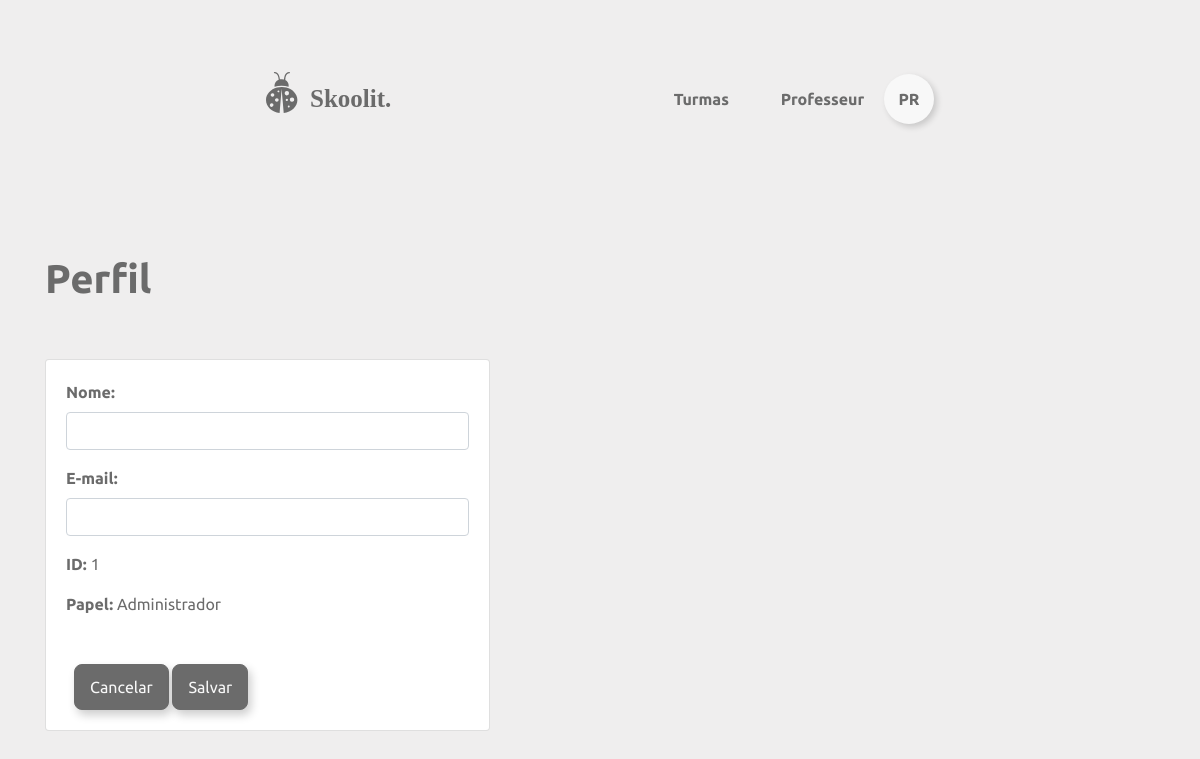
/usuarios/editar_perfil/1 (signed in), run on the app's committed database.
### skoolit/models/usuario.py (models this page shows, shortened)
class Usuario(UserMixin,db.Model):
	__tablename__ = 'usuarios'
	id = db.Column(db.Integer, primary_key=True)
	email = db.Column(db.String, nullable=False)
	papel = db.Column(db.String)
	nome = db.Column(db.String, nullable=False)
	hashSenha = db.Column(db.String, nullable=False)
	__mapper_args__ = {
		'polymorphic_identity':'usuario',
		'polymorphic_on':papel
    }
	def dbGetUser(id):
		return Usuario.query.filter_by(id=id).first_or_404()

### skoolit/views/usuarios.py (the view)
@usuarios.route('/editar_perfil/<id>', methods=['GET', 'POST'])
def editar_perfil(id):
	usuario = Usuario.dbGetUser(id)
	form = EditarPerfilForm()
	if form.validate_on_submit():
		if form.email.data != None and form.email.data != '':
			usuario.dbUpdateEmail(form.email.data)
		if form.nome.data != None and form.nome.data != '':
			usuario.dbUpdateNome(form.nome.data)
		return redirect(url_for('usuarios.perfil',id=id))
	return render_template('usuarios/editar_perfil.html', usuario=usuario, form = form)

### skoolit/forms/usuarios_forms.py
class EditarPerfilForm(FlaskForm):
    nome = StringField("Nome: ", validators=[])
    email = EmailField("E-mail: ", validators=[ValidarEmail()])
    submit = SubmitField("Salvar")

### skoolit/views/auth.py (called while the page is built)
@loginManager.user_loader
def load_user(id):
    return Usuario.dbGetUser(id)

### skoolit/views/usuarios.py (called while the page is built)
@usuarios.before_request
@login_required
def exigirLogin():
	pass

### skoolit/templates/usuarios/editar_perfil.html (shortened to what this page needs)
{% extends "navfoot.html" %}
{% block style %}
    <link rel="stylesheet" href="{{ url_for('static', filename='home.css') }}">
{% endblock %}
{% block content %}
<div class="container conteudo">
	<div class="d-flex justify-content-between mb-5">
        <h1 class="bold">Perfil</h1>
    </div>
    <div class="row">
        <div class="column col-5">
            <div class="card modulos-turma">
                <div class="card-body">
                    <form class="form-turma" method="POST">
                        <p>
                            {{form.nome.label(class="form-label bold")}}
                            {{form.nome(class="form-control", size=40)}}
                        </p>
                        <p>
                            {{form.email.label(class="form-label bold")}}
                            {{form.email(class="form-control", size=40)}}
                        </p>
                        <p><b>ID: </b> {{usuario.id}}</p>
                        <p> <b>Papel: </b>
                            {% if usuario.papel == 'adm' %} Administrador {% endif %}
                        </p>
                        <br>
                        <div class="d-flex justify-content-between">
                            <div class="mt-2">
                                <a href="{{url_for('usuarios.perfil', id=current_user.id)}}" class="btn ml-2">Cancelar</a>
                                {{form.submit(class="btn")}}
                            </div>
                        </div>
                    </form>
                </div>
            </div>
        </div>
    </div>
{% endblock %}

### skoolit/templates/navfoot.html (shortened to what this page needs)
{% extends "base.html" %}
{% block navbar %}
<div class="navbar d-flex justify-content-between">
	{% if current_user.is_anonymous %}
		<a href="{{url_for('landing')}}"><img src="{{ url_for('static', filename='logo.svg') }}" alt="logo"></a>
	{% else %}
		<a href="{{url_for('home')}}"><img src="{{ url_for('static', filename='logo.svg') }}" alt="logo"></a>
	{% endif %}
	<div class="mt-3">
		{% if request.path != '/' and request.path != '/pagina_inicial' %}
			<div class="d-inline-block">
				{% if current_user.papel == "adm" %}
				<a class="navbar-btn mr-3" role="button" href="{{url_for('usuarios.listar')}}"><b>Usuarios</b></a>
				<a class="navbar-btn mr-3" role="button" href="{{url_for('materias.listar')}}"><b>Materias</b></a>
				<a class="navbar-btn mr-5" role="button" href="{{url_for('turmas.listar')}}"><b>Turmas</b></a>
				{% else %}
				<a class="navbar-btn mr-5" role="button" href="{{url_for('home')}}"><b>Turmas</b></a>
				{% endif %}
			</div>
		{% endif %}
		{% if current_user.is_anonymous %}
			{% if request.path != '/pagina_inicial' and request.path != '/' %}
				<a class="navbar-btn mr-3" href="{{url_for('auth.login')}}"><b>Fazer login</b></a>
			{% endif %}
		{% else %}
			<div  class="dropdown show d-inline-block">
				<p class="mr-3 d-inline-block"><b>{{ current_user.nome }}</b></p>
				<a class="perfil-menu" href="#" role="button" id="dropdownMenuLink" data-toggle="dropdown" aria-haspopup="true" aria-expanded="false">
					<div class="perfil-circulo rounded-circle text-center">
						<b>{{ current_user.nome[0:2].upper()}}</b>
					</div>
				</a>
			</div>
		{% endif %}
	</div>
</div>
{% endblock %}

### skoolit/static/geral.css (style rules this page uses)
html { --background: #EFEEEE; --background-card: #A2A2A2; --white: #F8F8F8 !important; --accent: #6B6B6B; --accent-hover: #585858; --font: #6B6B6B; }
body { background-color: var(--background); }
* { font-family: 'Ubuntu', sans-serif; color: var(--font); }
.container.conteudo { margin-top: 120px; }
.btn { background-color: var(--accent) !important; border-color: var(--accent) !important; color: var(--white); border-radius: 8px; padding: 10px 15px; box-shadow: 3px 5px 10px rgba(0, 0, 0, .2); outline: none !important; }
.bold { font-weight: bold; }

### skoolit/static/navfoot.css (style rules this page uses)
.navbar { margin-left: 250px; margin-right: 250px; margin-top: 50px }
a.perfil-menu, a.opcao-menu, a.navbar-btn, a.opcao-menu:active { color: inherit; text-decoration: none; outline: none; }
.dropdown a { background-color: var(--white) transparent !important; }
.perfil-circulo { width: 50px; height: 50px; background-color: var(--white); box-shadow: 3px 3px 6px rgba(0, 0, 0, .16); display: inline-flex; align-items: center; justify-content: center; }

### data on the page
Usuario: nome "Professeur", nome "PR"
Usuario: id "1"
